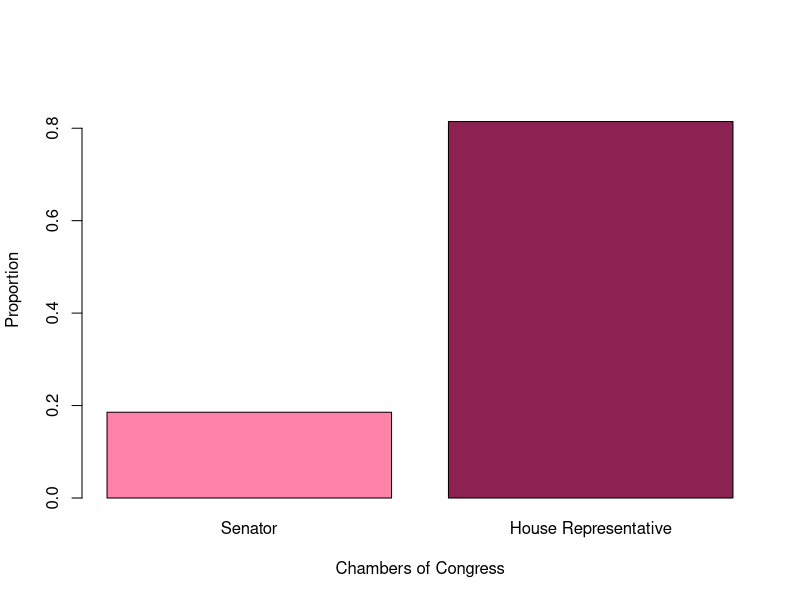
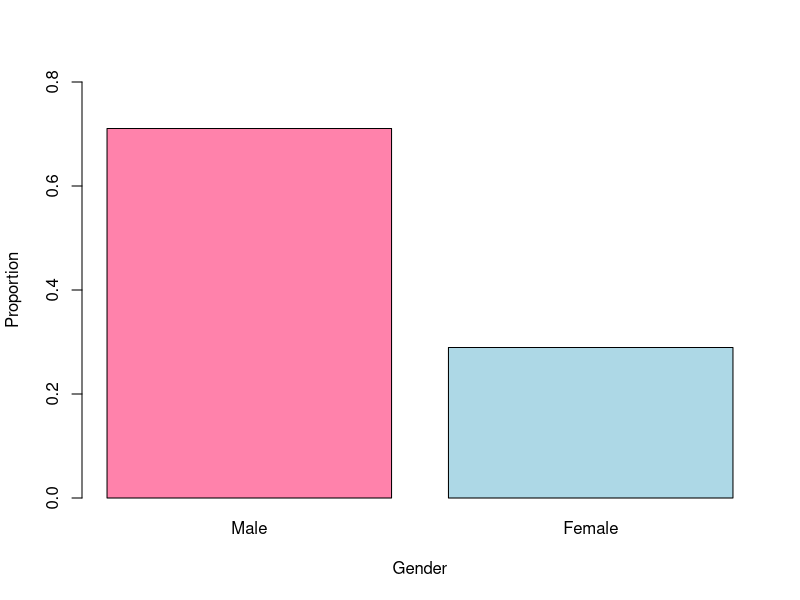
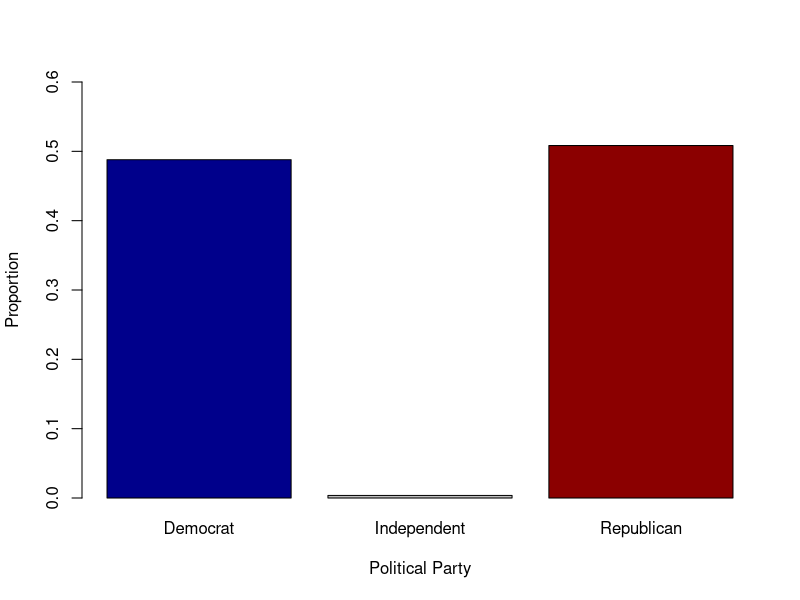
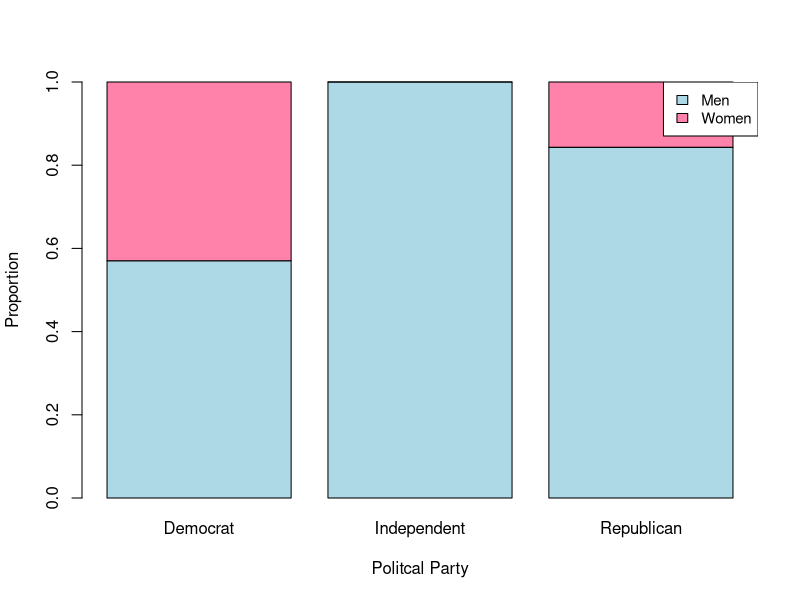
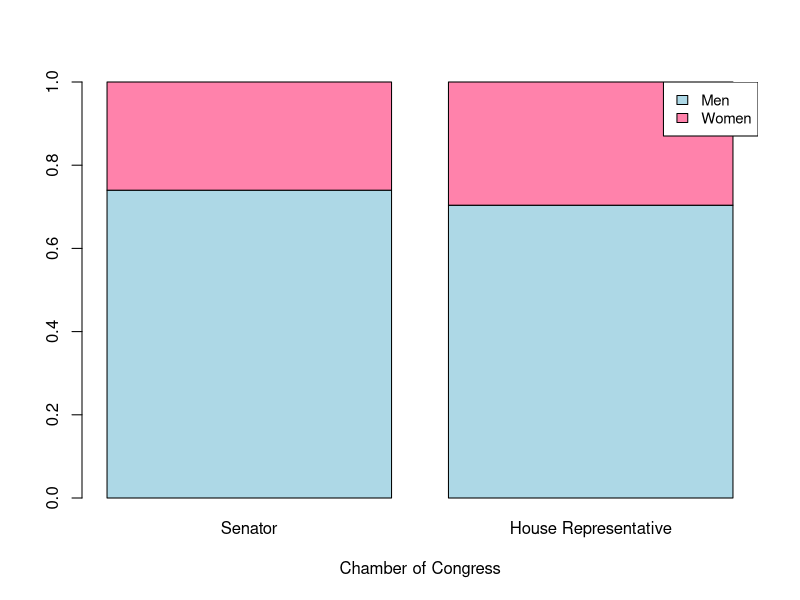

R code for these plots, in order:
## ---- chunk 1
# The "here" library will let me read the data from an individual folder.
library(here)

# I read the data and put it in an object called "legislators".

legislators <- read.csv(here("Data", "legislators-current.csv")) # Read the file

## ---- chunk 2
# Setting gender as a factor
legislators$gender <- factor(legislators$gender,
levels = c("M", "F"),
labels = c("Male", "Female")) 

# Setting type as a factor 
legislators$type <- factor(legislators$type,
levels = c("sen", "rep"),
labels = c("Senator", "House Representative")) 

# Setting party as a factor
legislators$party <- as.factor(legislators$party)
is.factor(legislators$party)

## ---- chunk 3

# Tabling gender, type, and party for Demographics

table(legislators$gender)
prop.table(table(legislators$gender))  # Proportion of each gender
# Our sample is prominently male (71% male, 29% female)

# Setting type as a factor 
table(legislators$type)
prop.table(table(legislators$type)) 
# and mostly are a house representative (81.4% rep, 19% sen)

table(legislators$party)
prop.table(table(legislators$party)) 
# 49% Democrat, 0.4% Independent, and 58% Republican

## ---- chunk 4

# Calculating the frequencies of people in rep type category 

rep_freq <- table (legislators$type)

# Calculating the proportions of people in rep type category 

rep_prop <- prop.table(rep_freq)

# Constructing a bar graph using these proportions. 

barplot(rep_prop,
        xlab = "Chambers of Congress",
        ylab = "Proportion", ylim = c(0, .9), 
        col = c("palevioletred1", "violetred4"))

## ---- chunk 5

# Putting the frequencies in a table

cbind(rep_freq, rep_prop)

## ---- chunk 6

# Calculating the frequencies of people in gender categories. 

gender_freq <- table(legislators$gender)

# Calculating the proportions of people in gender categories

gender_prop <- prop.table(gender_freq)

# Calculating a bar graph using proportions

barplot(gender_prop,
        xlab = "Gender",
        ylab = "Proportion", ylim = c(0, .8),
        col = c("palevioletred1", "lightblue"),)
## ---- chunk 7

# Putting the frequencies and proportions of gender into a table 

cbind(gender_freq, gender_prop)
## ---- chunk 8

# Calculating the frequencies of people in political party categories. 

party_freq <- table(legislators$party)

# Calculating the proportions of people in political party categories. 

party_prop <- prop.table(party_freq)

# Constructing a bar grapth using these proportions. 

barplot(party_prop,
        xlab = "Political Party", 
        ylab = "Proportion", ylim = c(0, .6),
        col = c("darkblue", "gray", "darkred"),)
## ---- chunk 9

# Putting the frequencies and proportions of party into a table 
cbind(party_freq, party_prop)
## ---- chunk 10

# Proactively getting data for stacked bar plots

gender_party_table <- table(legislators$gender, legislators$party)
gender_party_table

gender_party_prop <- prop.table(gender_party_table,2)
gender_party_prop
## ---- chunk 11

barplot(gender_party_prop, ylim = c(0, 1),
        legend.text = FALSE, 
        col = c("lightblue", "palevioletred1"), 
        xlab = "Politcal Party", 
        ylab = "Proportion",
        main = "")

legend("topright",
       legend = c("Men", "Women"),
       fill = c("lightblue", "palevioletred1"),
       cex = .9)
## ---- chunk 12

# Proactively getting data for stacked bar plots

gender_type_table <- table(legislators$gender, legislators$type)
gender_type_table

gender_type_props <- prop.table(gender_type_table,2)
gender_type_props
## ---- chunk 13
barplot(gender_type_props, ylim = c(0, 1),
        legend.text = FALSE,
        col = c("lightblue", "palevioletred1"),
        xlab = "Chamber of Congress",
        main = "")

legend("topright",
       legend = c("Men", "Women"),
       fill = c("lightblue", "palevioletred1"),
       cex = .9)
